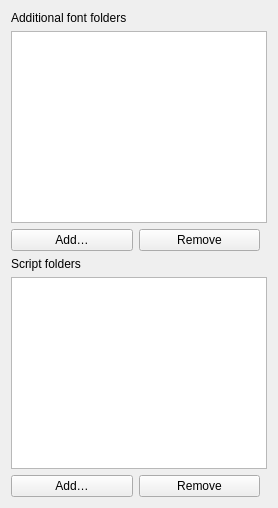
<?xml version="1.0" encoding="UTF-8"?>
<ui version="4.0">
 <class>FSW_FontsScripts</class>
 <widget class="QWizardPage" name="FSW_FontsScripts">
  <property name="title"><string>Fonts &amp; scripts</string></property>
  <property name="subTitle"><string>Extra folders to search. Most people can leave these empty.</string></property>
  <layout class="QVBoxLayout" name="fsLayout">
   <item><widget class="QLabel" name="fontLabel"><property name="text"><string>Additional font folders</string></property></widget></item>
   <item><widget class="QListWidget" name="fontList"/></item>
   <item>
    <layout class="QHBoxLayout" name="fontButtons">
     <item><widget class="QPushButton" name="addFontButton"><property name="text"><string>Add…</string></property></widget></item>
     <item><widget class="QPushButton" name="removeFontButton"><property name="text"><string>Remove</string></property></widget></item>
     <item><spacer name="fontBtnSpacer"><property name="orientation"><enum>Qt::Horizontal</enum></property></spacer></item>
    </layout>
   </item>
   <item><widget class="QLabel" name="scriptLabel"><property name="text"><string>Script folders</string></property></widget></item>
   <item><widget class="QListWidget" name="scriptList"/></item>
   <item>
    <layout class="QHBoxLayout" name="scriptButtons">
     <item><widget class="QPushButton" name="addScriptButton"><property name="text"><string>Add…</string></property></widget></item>
     <item><widget class="QPushButton" name="removeScriptButton"><property name="text"><string>Remove</string></property></widget></item>
     <item><spacer name="scriptBtnSpacer"><property name="orientation"><enum>Qt::Horizontal</enum></property></spacer></item>
    </layout>
   </item>
  </layout>
 </widget>
 <resources/>
 <connections/>
</ui>
